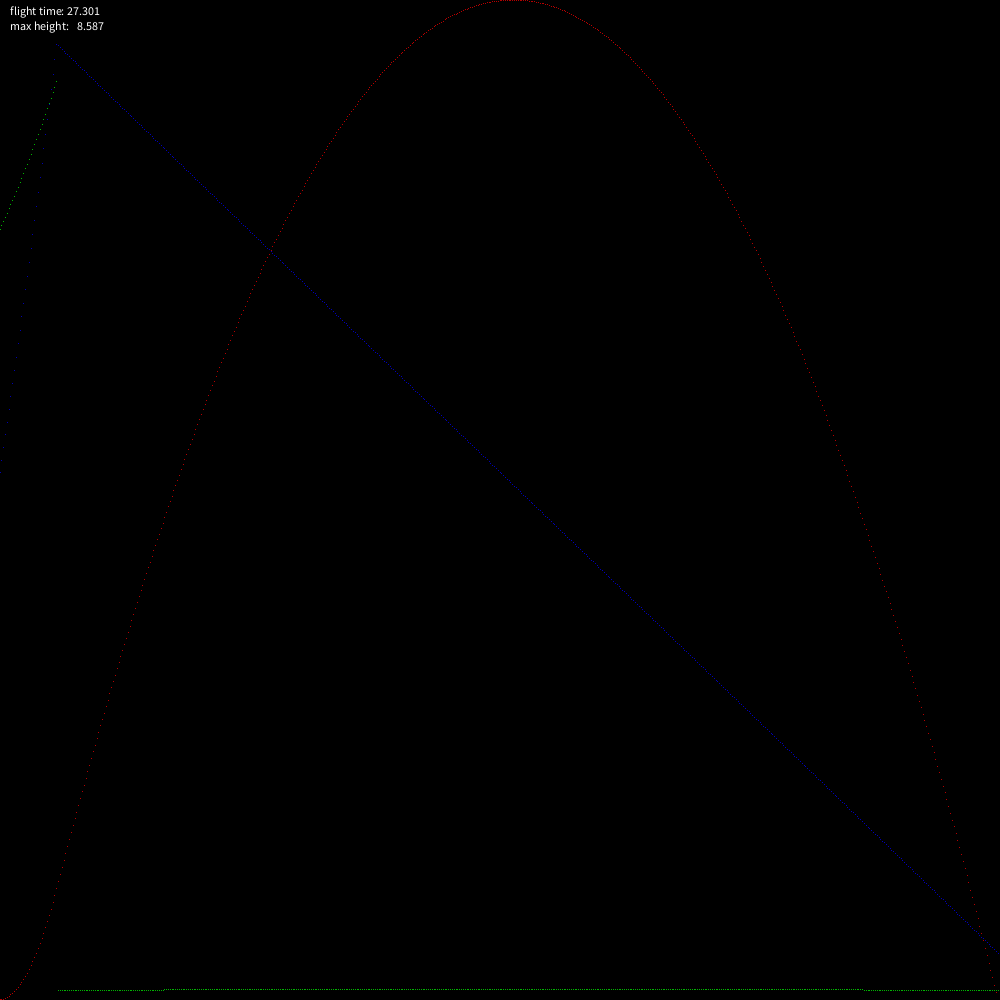
Frame 1 (no input)
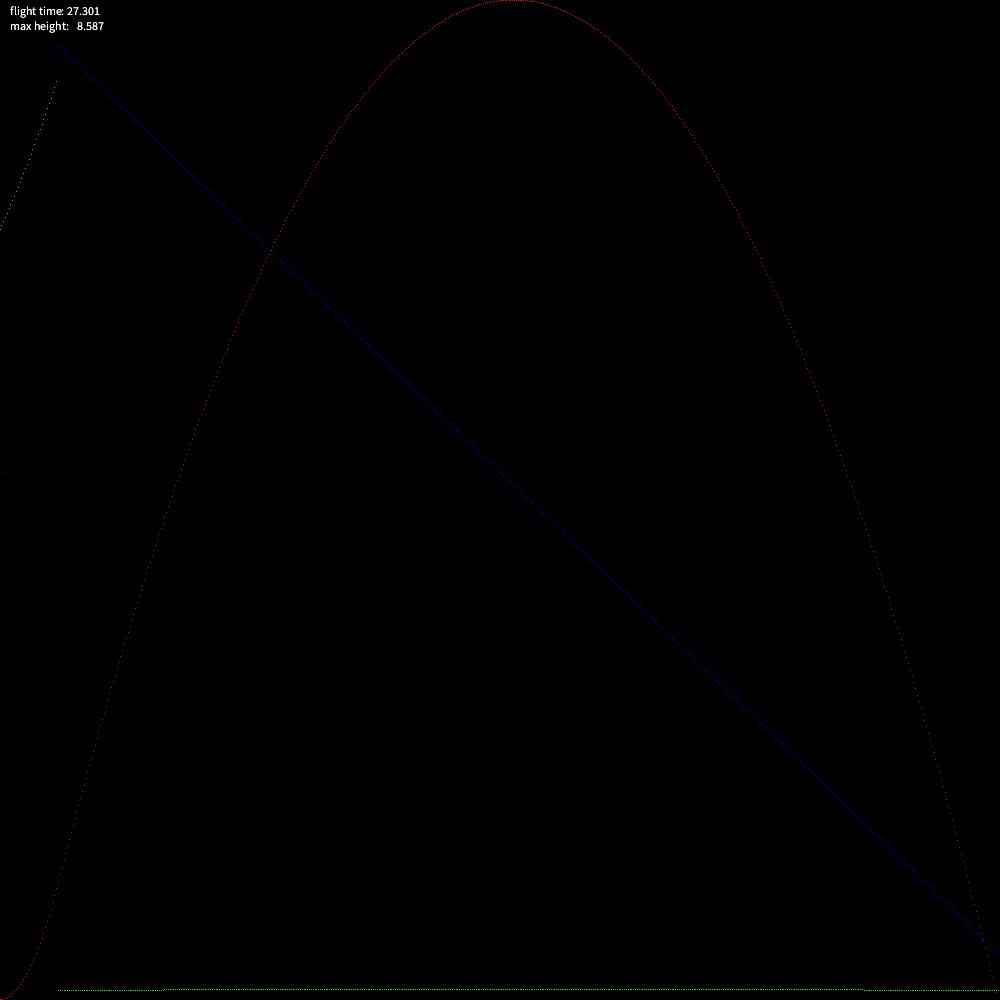
Frame 2 (the mouse pressed at the canvas centre, redrawn once)

The Processing sketch that drew these frames (run headless with seeded random() and noise(); the mouse was pressed at the canvas centre and the sketch redrawn once):

// Processing sketch: processing_100323
// ── processing_100323.pde

int c=0;
private float dt=.01;//time step
private float ve=750;//effective exhaust velocity
private float v=0;//velocity aka ds/dt
private float s=0;//position
private float m=76;//mass
private float dmdt=8;//mass flow rate, positive
private float cd=.75;//coefficient of drag
private float rho=1109;//atmosphere density
private float a=0.01;//cross-sectional reference area, for drag equation
private float g=9.8;//gravity
private float dvdt=0;
private float t=0;
private float drymass = 63.2;
private float maxheight;
private float mht;
private float maxdvdt;
float mindvdt;
float maxv;
float minv;
float[] T = new float[600];
float[] DVDT = new float[600];
float[] V= new float[600];
float[] S = new float[600];
void setup() {
  size(1000, 1000);
  background(0);
  noLoop();
}
void draw() {

  while (s>0||t<1) {

    for (int i=0; i<5;i++) {
      t+=dt;
      dvdt=0;
      if (s>=0) {
        if (m>drymass) { //if there is still propellant
          m-=dmdt*dt;//burn a little.
          dvdt+=engine(m, dmdt, ve)*dt;
        }
        dvdt-=drag(cd, rho, v, a, m)*dt;
        dvdt-=g*dt;
      } 
      else {
        dvdt=0;
      }
      v+=dvdt*dt;
      s+=v*dt;
      if (s>maxheight) {
        maxheight=s;
        mht = t;
      }

      /*
                System.out.print(t);
       System.out.print(",");
       System.out.print(dvdt);
       System.out.print(",");
       System.out.print(v);
       System.out.print(",");
       System.out.print(s);
       System.out.print(",");
       System.out.println(drag(cd,rho,v,a,m));
       */
    }
    T[c]=t;
    DVDT[c]=dvdt;
    S[c]=s;
    V[c]=v;
    c++;
  }
  text("flight time: ", 10, 15);
  text(t, 65, 15);
  text("max height:", 10, 30);
  text(maxheight, 75, 30);
  System.out.print("Flight time: ");
  System.out.print(t);
  System.out.println("s");
  System.out.print("Max Height of ");
  System.out.print(maxheight);
  System.out.print(" meters at ");
  System.out.print(mht);
  System.out.println(" seconds");
  System.out.println(c);
  for (float i:DVDT) {
    if (i>maxdvdt) {
      maxdvdt = i;
    }
    if (i<mindvdt) {
      mindvdt =i;
    }
  }
  for (float i:V) {
    if (i>maxv) {
      maxv = i;
    }
    if (i<minv) {
      minv = i;
    }
  }
  for (int i=0; i<c; i++) {
    int x = int(map(i, 0, c, 0, width));
    stroke(255, 0, 0);
    point(x, map(S[i], 0, maxheight, height, 0));
    stroke(0, 255, 0);
    point(x, map(DVDT[i], mindvdt*1.1, maxdvdt*1.1, height, 0));
    stroke(0, 0, 255);
    point(x, map(V[i], minv*1.1, maxv*1.1, height, 0));
  }
}

float drag(float cd, float p, float v, float a, float m) {
  return .5*cd*p*v*v*a/m;
}

float engine(float m, float dmdt, float ve) {
  return ve*dmdt/m;
}
